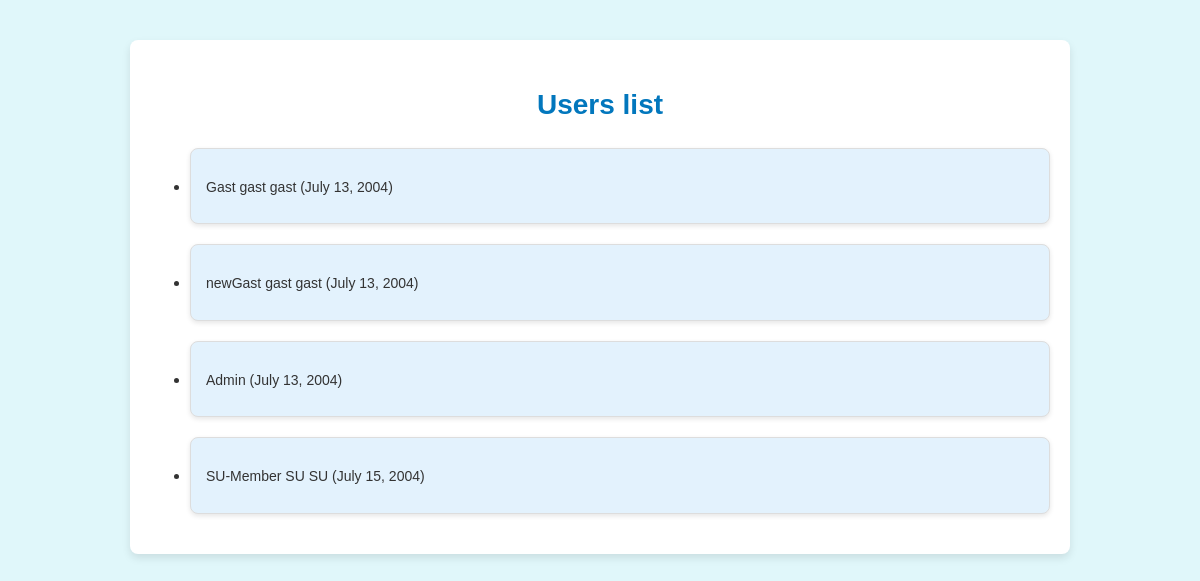
Before: /useradmin/show_myusers/ with the older database file.
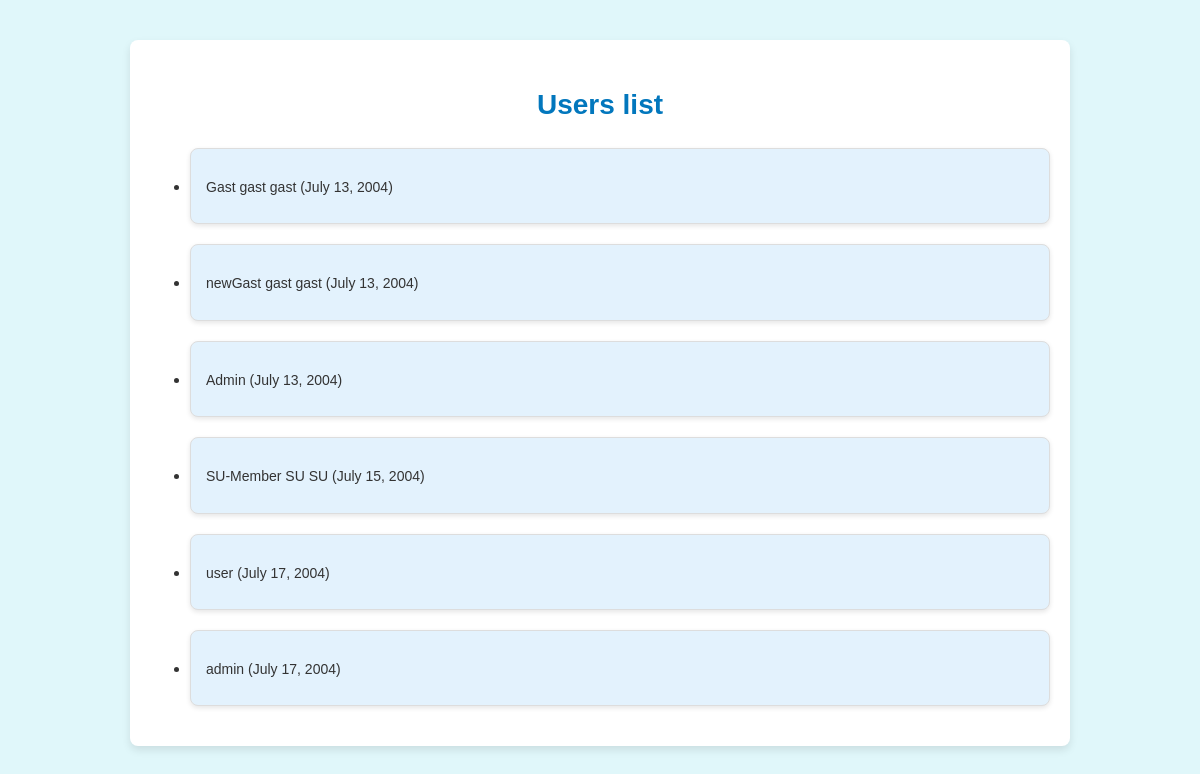
After: the same page with the newer database file.
### UserAdmin/models.py (models this page shows, shortened)
class MyUser(AbstractUser):
    USER_TYPES = [
        ('SU', 'superuser'),
        ('CS', 'customer support'),
        ('CU', 'customer user'),
        ('QA', 'quality assurance')
    ]
    type = models.CharField(
        max_length=2,
        choices=USER_TYPES,
        default='CU'
    )
    date_of_birth = models.DateField(default=get_date_20_years_ago())  # default is 20 years old
    profile_image = models.ImageField(upload_to='profile_images', blank=True, null=True)
    some_file = models.FileField(upload_to='uploaded_files', blank=True, null=True)
    gets_discount = models.BooleanField(default=False)
    def __str__(self):
        return f'{self.first_name} {self.last_name} ({str(self.date_of_birth)})'

### UserAdmin/views.py (the view)
# urls.py: path('show_myusers/', views.MyUserListView.as_view(), name='myuser-list'),
class MyUserListView(generic.ListView):
    model = MyUser
    context_object_name = 'all_myusers'
    template_name = 'myuser-list.html'
    def get_context_data(self, **kwargs):
        context = super(MyUserListView, self).get_context_data(**kwargs)
        print(context["object_list"][0])
        return context

### UserAdmin/templates/myuser-list.html (shortened to what this page needs)
{% block content %}
    <div class="container">
        <h2>Users list</h2>
        <ul>
            {% for myuser in all_myusers %}
                <li class="user-item">
                    <p>{{ myuser.username }} {{ myuser.first_name }} {{ myuser.last_name }} ({{ myuser.date_of_birth }})</p>
                </li>
            {% endfor %}
        </ul>
    </div>
{% endblock %}

Changed rows visible on the page:
added MyUser: username "user", date_of_birth "July 17, 2004"
added MyUser: username "admin", date_of_birth "July 17, 2004"
